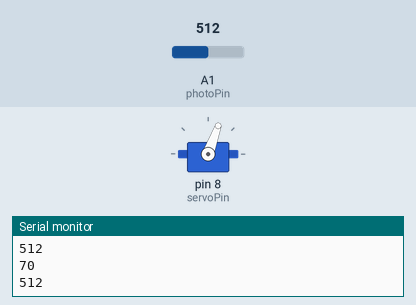
A sketch run on a simulated Arduino Uno, built with avr-gcc and run on an emulated ATmega328P. Parts: servo, the last lines printed to the serial monitor. The test bench sets the inputs (shaded band); at power-on: A1 (photoPin) = 512.

Above: at 1.8 s.
1.9 s: A1 (photoPin) set to 716
At 3.5 s:
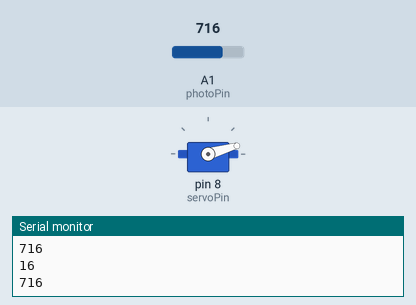
4.5 s: A1 (photoPin) set to 306
At 7.1 s:
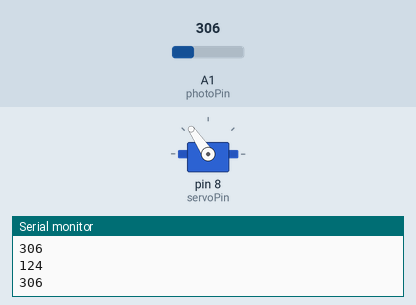
7.5 s: A1 (photoPin) set to 122
At 9.4 s:
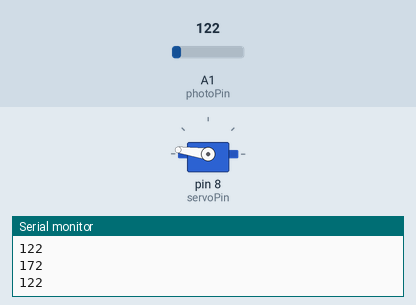
10.5 s: A1 (photoPin) set to 0
At 13.0 s:
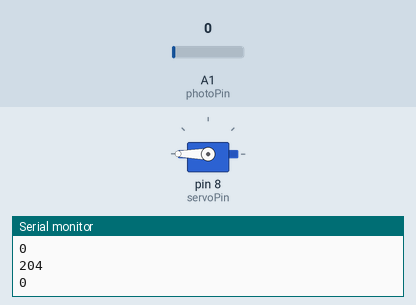
13.5 s: A1 (photoPin) set to 511
At 15.3 s:
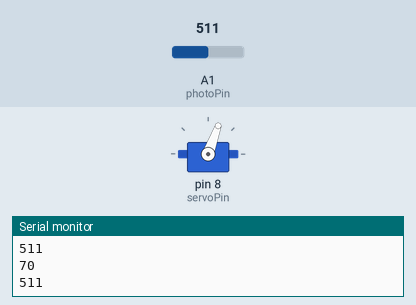
Timing chart, 0 to 16.8 s (numbered marks = the images above; inputs shaded):
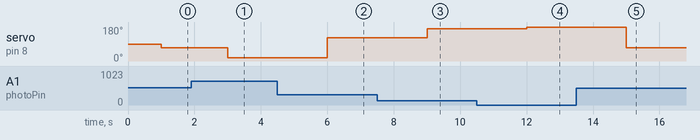

The sketch:

servo_detector.ino
```cpp
//using the Servo Library
#include <Servo.h>
int servoPin=8;//attachto the servo
int photoPin=A1;//read the value of the resistance from the photodetector
int servoAngle;
int lightVal;
int timeDelay=1000;
Servo servo;
void setup() {
  // put your setup code here, to run once:
Serial.begin(9600);
pinMode(servoPin,OUTPUT);
pinMode(photoPin,INPUT);
servo.attach(servoPin);
}
void loop() {
  // put your main code here, to run repeatedly:
lightVal=analogRead(photoPin);
Serial.println(lightVal);
delay(timeDelay);
//this give the direction of the servo depending on the photodetector range
servoAngle=(-165./630.) *(lightVal -780);
Serial.println(servoAngle);
servo.write(servoAngle);

/*if(0<=readVal<=250){
  servo.write(morning);
  }
if(250<readVal<=650){
  servo.write(afterNoon);
  }
if(650<readVal>=725){
  servo.write(evening);
  }
*/
}
```

Measured:
- after the input at 1.9 s, servo on pin 8 (servoPin): 70° → 16° after 1.1 s
- after the input at 4.5 s, servo on pin 8 (servoPin): 16° → 124° after 1.5 s
- after the input at 7.5 s, servo on pin 8 (servoPin): 124° → 172° after 1.5 s
- after the input at 10.5 s, servo on pin 8 (servoPin): 172° → 180° after 1.5 s
- after the input at 13.5 s, servo on pin 8 (servoPin): 180° → 70° after 1.5 s
